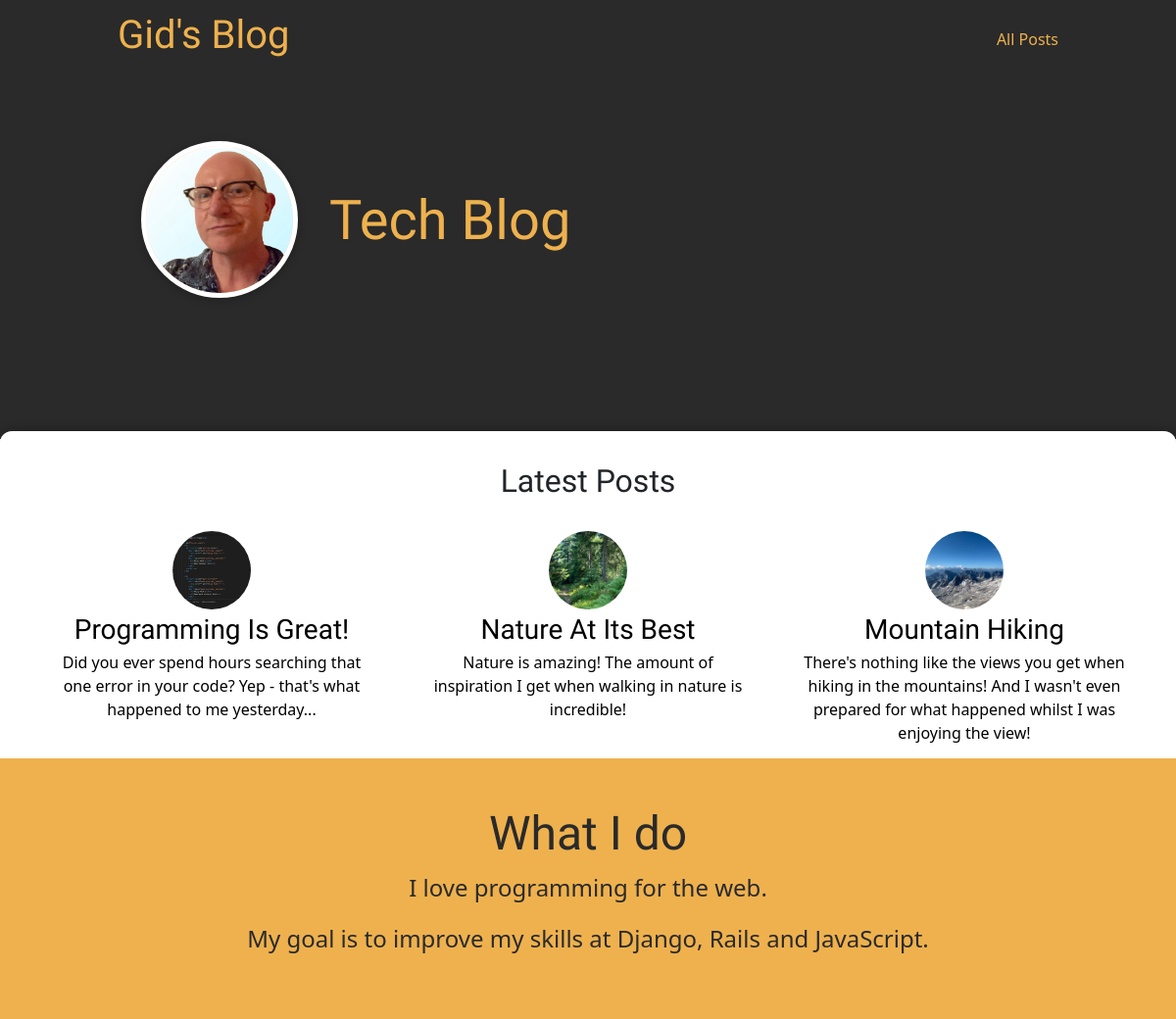
Before: / with the older database file.
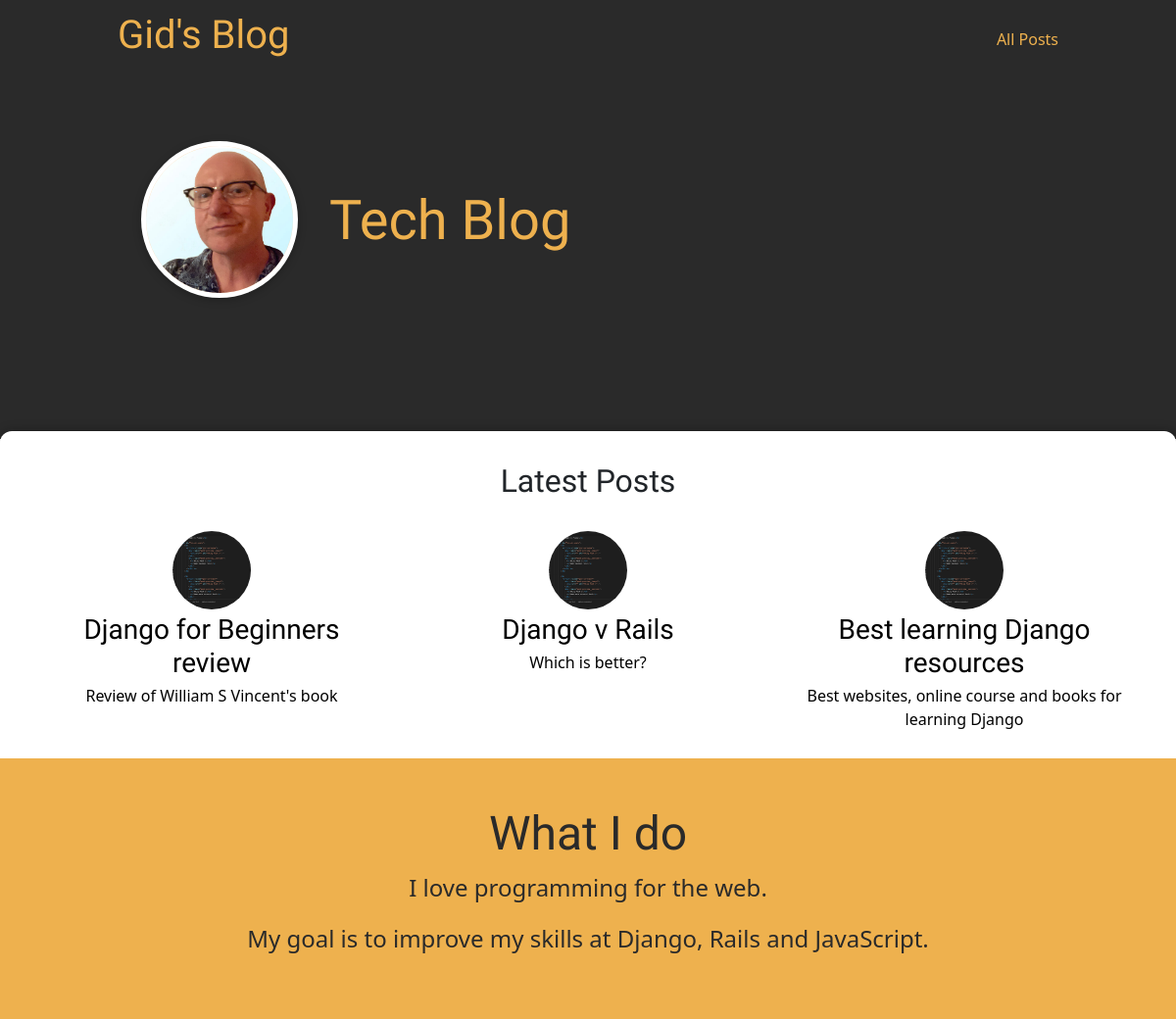
After: the same page with the newer database file.
### blog/models.py (models this page shows)
class Post(models.Model):
    title = models.CharField(max_length=150)
    excerpt = models.CharField(max_length=200)
    image_name = models.CharField(max_length=50)
    date = models.DateField(auto_now=True)
    slug = models.SlugField(unique=True, db_index=True)
    content = models.TextField(
        validators=[MinLengthValidator(10)])
    author = models.ForeignKey(
        Author, on_delete=models.SET_NULL, null=True, related_name="posts")
    tags = models.ManyToManyField(Tag)

### blog/views.py (the view)
# urls.py: path("",  views.starting_page, name="starting-page"),
def starting_page(request):
    latest_posts = Post.objects.all().order_by("-date")[:3]
    return render(request, "blog/index.html", {
        "posts": latest_posts
    })

### blog/templates/blog/index.html (shortened to what this page needs)
{% extends "base.html" %}
{% load static %}
{% block css_files %}
    <link rel="stylesheet" href="{% static "blog/post.css" %}">
    <link rel="stylesheet" href="{% static "blog/index.css" %}">
{% endblock  %}
{% block content %}
    <section id="welcome">
        <header>
            <img src="{% static "blog/images/profile_pic.jpg"%}" alt="Gid - The author of this blog">
            <h2 class="mt-5">Tech Blog</h2>
        </header>
    </section>
    <section id="latest-posts">
        <h2 class="mb-3">Latest Posts</h2>
        <ul>
            {% for post in posts  %}
                {% include "blog/includes/post.html" %}
            {% endfor %}
        </ul>
    </section>
    <section id="about">
        <h2>What I do</h2>
        <p>I love programming for the web.</p>
        <p>My goal is to improve my skills at Django, Rails and JavaScript.</p>
    </section>
{% endblock  %}

### templates/base.html (shortened to what this page needs)
{% load static %}
<!DOCTYPE html>
<html lang="en">
<head>
    <link rel="stylesheet" href="{% static "app.css" %}">
    <link href="https://cdn.jsdelivr.net/npm/bootstrap@5.0.2/dist/css/bootstrap.min.css" rel="stylesheet">
    {% block css_files %}{% endblock %}
</head>
<body>
    <header id="main-navigation">
        <h1><a href="{% url 'starting-page' %}">Gid's Blog</a></h1>
        <nav>
            <a href="{% url 'posts-page' %}">All Posts</a>
        </nav>
    </header>
    {% block content %}
    {% endblock %}
</body>
</html>

### blog/templates/blog/includes/post.html
{% load static %}
<li>
    <article class="post">
        <a href="{% url 'post-detail-page' post.slug %}">
            <img src="{% static "blog/images/"|add:post.image_name %}" alt="{{ post.title }}">
            <div class="post__content">
                <div>
                    <h3>{{ post.title }}</h3>
                </div>
                <div>
                    <p>
                        {{ post.excerpt }}
                    </p>
                </div>
            </div>
        </a>
    </article>
</li>

### static/app.css (style rules this page uses)
* { box-sizing: border-box; }
html { font-family: 'Raleway', Helvetica, sans-serif; }
body { margin: 0; }
h1, h2, h3 { font-family: 'Raleway', Helvetica, sans-serif; font-weight: 200; }
#main-navigation { width: 100%; height: 5rem; display: flex; justify-content: space-between; align-items: center; padding: 0 10%; position: absolute; top: 0; left: 0; }
#main-navigation a { text-decoration: none; color: #eeb14e; }

### blog/static/blog/post.css (style rules this page uses)
.post { display: flex; flex-direction: column; align-items: center; text-align: center; }
.post__content { height: 120px; display: flex; flex-direction: column; align-items: space-between; }
.post a { text-decoration: none; color: black; transition: all 0.2s ease; padding: 1rem; }
.post img { width: 5rem; height: 5rem; object-fit: cover; border-radius: 50%; }
.post h3 { margin: 0.25rem 0; }

### blog/static/blog/index.css (style rules this page uses)
#welcome { background-color: #2a2a2a; padding: 6rem 12%; color: #eeb14e; font-weight: 200; font-family: 'Raleway', Arial, Helvetica, sans-serif; z-index: 1; }
#welcome header { display: flex; align-items: flex-start; margin: 3rem auto; }
#welcome img { width: 10rem; height: 10rem; object-fit: cover; object-position: top; border: 5px solid white; border-radius: 50%; background-color: #ffe1bf; box-shadow: 0 2px 8px rgba(0, 0, 0, 0.25); }
#welcome h2 { font-size: 3.5rem; margin: 0 0 0 2rem; font-weight: 200; font-family: 'Raleway', Arial, Helvetica, sans-serif; }
#latest-posts { background-color: white; padding: 2rem; border-radius: 12px; z-index: 100; margin: -0.5rem auto -0.5rem auto; box-shadow: 1px 1px 12px rgba(0, 0, 0, 0.4); }
#latest-posts h2 { text-align: center; }
#latest-posts ul { list-style: none; margin: 0; padding: 0; display: flex; gap: 1rem; }
#latest-posts li { flex: 1; }
#about { text-align: center; padding: 3rem; margin-top: -1rem; background-color: #eeb14e; color: #2a2a2a; z-index: -1; }
#about h2 { font-size: 3rem; }
#about p { font-size: 1.5rem; }

Changed rows visible on the page:
changed Post: image_name: a different picture; title "Mountain Hiking" → "Django for Beginners review"; excerpt "There's nothing like the views you get when hiking in the mountains! And I wasn't even prepared for what happened whilst I was enjoying the view!" → "Review of William S Vincent's book"; moves up the list
changed Post: title "Programming Is Great!" → "Django v Rails"; excerpt "Did you ever spend hours searching that one error in your code? Yep - that's what happened to me yesterday..." → "Which is better?"
changed Post: image_name: a different picture; title "Nature At Its Best" → "Best learning Django resources"; excerpt "Nature is amazing! The amount of inspiration I get when walking in nature is incredible!" → "Best websites, online course and books for learning Django"
